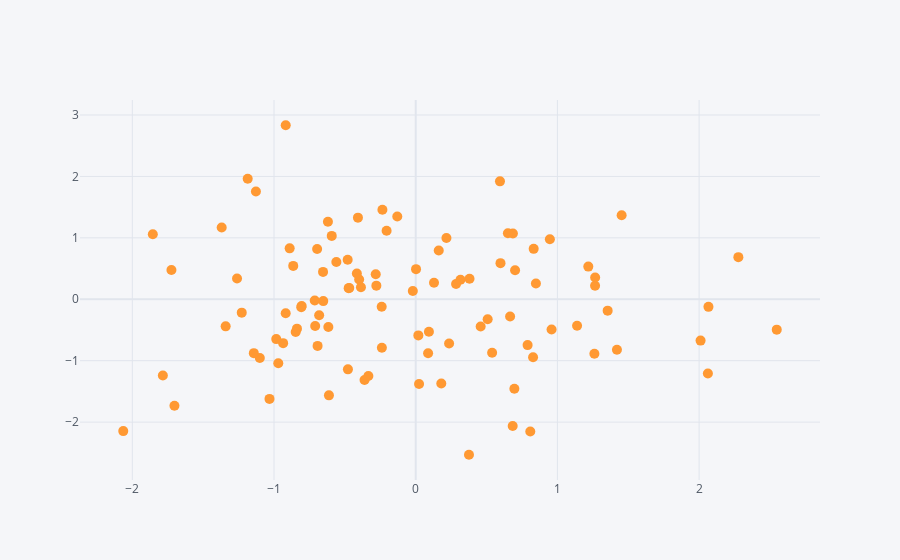

Notebook code cell kept with this figure:
### Markdown cell above
## Scatter

### Code cell
df.iplot(kind="scatter", x="A", y="B", mode="markers", size=10)
